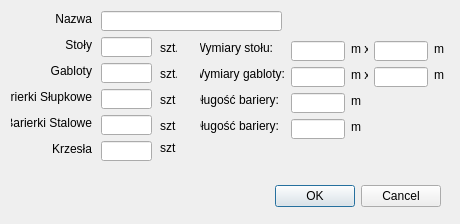
<?xml version="1.0" encoding="UTF-8"?>
<ui version="4.0">
 <class>nowymagazyn</class>
 <widget class="QDialog" name="nowymagazyn">
  <property name="geometry">
   <rect>
    <x>0</x>
    <y>0</y>
    <width>460</width>
    <height>224</height>
   </rect>
  </property>
  <property name="windowTitle">
   <string>Dialog</string>
  </property>
  <widget class="QDialogButtonBox" name="buttonBox">
   <property name="geometry">
    <rect>
     <x>100</x>
     <y>180</y>
     <width>341</width>
     <height>32</height>
    </rect>
   </property>
   <property name="orientation">
    <enum>Qt::Horizontal</enum>
   </property>
   <property name="standardButtons">
    <set>QDialogButtonBox::Cancel|QDialogButtonBox::Ok</set>
   </property>
  </widget>
  <widget class="QLineEdit" name="SzStolu">
   <property name="geometry">
    <rect>
     <x>291</x>
     <y>41</y>
     <width>54</width>
     <height>20</height>
    </rect>
   </property>
  </widget>
  <widget class="QLineEdit" name="DlStolu">
   <property name="geometry">
    <rect>
     <x>374</x>
     <y>41</y>
     <width>54</width>
     <height>20</height>
    </rect>
   </property>
  </widget>
  <widget class="QLineEdit" name="DlGabloty">
   <property name="geometry">
    <rect>
     <x>374</x>
     <y>67</y>
     <width>54</width>
     <height>20</height>
    </rect>
   </property>
  </widget>
  <widget class="QLineEdit" name="SzGabloty">
   <property name="geometry">
    <rect>
     <x>291</x>
     <y>67</y>
     <width>54</width>
     <height>20</height>
    </rect>
   </property>
  </widget>
  <widget class="QLineEdit" name="DlBarierySlupkowej">
   <property name="geometry">
    <rect>
     <x>291</x>
     <y>93</y>
     <width>54</width>
     <height>20</height>
    </rect>
   </property>
  </widget>
  <widget class="QLineEdit" name="DlBarieryStalowej">
   <property name="geometry">
    <rect>
     <x>291</x>
     <y>119</y>
     <width>54</width>
     <height>20</height>
    </rect>
   </property>
  </widget>
  <widget class="QLabel" name="label">
   <property name="geometry">
    <rect>
     <x>351</x>
     <y>119</y>
     <width>16</width>
     <height>16</height>
    </rect>
   </property>
   <property name="text">
    <string>m</string>
   </property>
  </widget>
  <widget class="QLabel" name="label_8">
   <property name="geometry">
    <rect>
     <x>351</x>
     <y>93</y>
     <width>16</width>
     <height>16</height>
    </rect>
   </property>
   <property name="text">
    <string>m</string>
   </property>
  </widget>
  <widget class="QLabel" name="label_9">
   <property name="geometry">
    <rect>
     <x>351</x>
     <y>67</y>
     <width>17</width>
     <height>16</height>
    </rect>
   </property>
   <property name="text">
    <string>m x</string>
   </property>
  </widget>
  <widget class="QLabel" name="label_10">
   <property name="geometry">
    <rect>
     <x>351</x>
     <y>41</y>
     <width>17</width>
     <height>16</height>
    </rect>
   </property>
   <property name="text">
    <string>m x</string>
   </property>
  </widget>
  <widget class="QLabel" name="label_11">
   <property name="geometry">
    <rect>
     <x>434</x>
     <y>41</y>
     <width>16</width>
     <height>16</height>
    </rect>
   </property>
   <property name="text">
    <string>m</string>
   </property>
  </widget>
  <widget class="QLabel" name="label_12">
   <property name="geometry">
    <rect>
     <x>434</x>
     <y>67</y>
     <width>16</width>
     <height>16</height>
    </rect>
   </property>
   <property name="text">
    <string>m</string>
   </property>
  </widget>
  <widget class="QLabel" name="label_13">
   <property name="geometry">
    <rect>
     <x>160</x>
     <y>92</y>
     <width>16</width>
     <height>16</height>
    </rect>
   </property>
   <property name="text">
    <string>szt.</string>
   </property>
  </widget>
  <widget class="QLabel" name="label_14">
   <property name="geometry">
    <rect>
     <x>160</x>
     <y>118</y>
     <width>16</width>
     <height>16</height>
    </rect>
   </property>
   <property name="text">
    <string>szt.</string>
   </property>
  </widget>
  <widget class="QLabel" name="label_15">
   <property name="geometry">
    <rect>
     <x>160</x>
     <y>66</y>
     <width>17</width>
     <height>16</height>
    </rect>
   </property>
   <property name="text">
    <string>szt.</string>
   </property>
  </widget>
  <widget class="QLabel" name="label_16">
   <property name="geometry">
    <rect>
     <x>160</x>
     <y>40</y>
     <width>17</width>
     <height>16</height>
    </rect>
   </property>
   <property name="text">
    <string>szt.</string>
   </property>
  </widget>
  <widget class="QLabel" name="label_17">
   <property name="geometry">
    <rect>
     <x>160</x>
     <y>140</y>
     <width>16</width>
     <height>16</height>
    </rect>
   </property>
   <property name="text">
    <string>szt.</string>
   </property>
  </widget>
  <widget class="QLabel" name="label_18">
   <property name="geometry">
    <rect>
     <x>200</x>
     <y>40</y>
     <width>73</width>
     <height>16</height>
    </rect>
   </property>
   <property name="text">
    <string>Wymiary stołu:</string>
   </property>
   <property name="alignment">
    <set>Qt::AlignRight|Qt::AlignTrailing|Qt::AlignVCenter</set>
   </property>
  </widget>
  <widget class="QLabel" name="label_19">
   <property name="geometry">
    <rect>
     <x>200</x>
     <y>66</y>
     <width>85</width>
     <height>16</height>
    </rect>
   </property>
   <property name="text">
    <string>Wymiary gabloty:</string>
   </property>
   <property name="alignment">
    <set>Qt::AlignRight|Qt::AlignTrailing|Qt::AlignVCenter</set>
   </property>
  </widget>
  <widget class="QLabel" name="label_20">
   <property name="geometry">
    <rect>
     <x>200</x>
     <y>92</y>
     <width>79</width>
     <height>16</height>
    </rect>
   </property>
   <property name="text">
    <string>Długość bariery:</string>
   </property>
   <property name="alignment">
    <set>Qt::AlignRight|Qt::AlignTrailing|Qt::AlignVCenter</set>
   </property>
  </widget>
  <widget class="QLabel" name="label_21">
   <property name="geometry">
    <rect>
     <x>200</x>
     <y>118</y>
     <width>79</width>
     <height>16</height>
    </rect>
   </property>
   <property name="text">
    <string>Długość bariery:</string>
   </property>
   <property name="alignment">
    <set>Qt::AlignRight|Qt::AlignTrailing|Qt::AlignVCenter</set>
   </property>
  </widget>
  <widget class="QLabel" name="label_2">
   <property name="geometry">
    <rect>
     <x>11</x>
     <y>11</y>
     <width>81</width>
     <height>16</height>
    </rect>
   </property>
   <property name="text">
    <string>Nazwa</string>
   </property>
   <property name="alignment">
    <set>Qt::AlignRight|Qt::AlignTrailing|Qt::AlignVCenter</set>
   </property>
  </widget>
  <widget class="QLineEdit" name="nazwa">
   <property name="geometry">
    <rect>
     <x>101</x>
     <y>11</y>
     <width>181</width>
     <height>20</height>
    </rect>
   </property>
  </widget>
  <widget class="QLabel" name="label_3">
   <property name="geometry">
    <rect>
     <x>11</x>
     <y>37</y>
     <width>81</width>
     <height>16</height>
    </rect>
   </property>
   <property name="text">
    <string>Stoły</string>
   </property>
   <property name="alignment">
    <set>Qt::AlignRight|Qt::AlignTrailing|Qt::AlignVCenter</set>
   </property>
  </widget>
  <widget class="QLabel" name="label_4">
   <property name="geometry">
    <rect>
     <x>11</x>
     <y>63</y>
     <width>81</width>
     <height>16</height>
    </rect>
   </property>
   <property name="text">
    <string>Gabloty</string>
   </property>
   <property name="alignment">
    <set>Qt::AlignRight|Qt::AlignTrailing|Qt::AlignVCenter</set>
   </property>
  </widget>
  <widget class="QLabel" name="label_6">
   <property name="geometry">
    <rect>
     <x>11</x>
     <y>115</y>
     <width>81</width>
     <height>16</height>
    </rect>
   </property>
   <property name="text">
    <string>Barierki Stalowe</string>
   </property>
   <property name="alignment">
    <set>Qt::AlignRight|Qt::AlignTrailing|Qt::AlignVCenter</set>
   </property>
  </widget>
  <widget class="QLabel" name="label_7">
   <property name="geometry">
    <rect>
     <x>11</x>
     <y>141</y>
     <width>81</width>
     <height>16</height>
    </rect>
   </property>
   <property name="text">
    <string>Krzesła</string>
   </property>
   <property name="alignment">
    <set>Qt::AlignRight|Qt::AlignTrailing|Qt::AlignVCenter</set>
   </property>
  </widget>
  <widget class="QLineEdit" name="BarierkiSlupkowe">
   <property name="geometry">
    <rect>
     <x>101</x>
     <y>89</y>
     <width>51</width>
     <height>20</height>
    </rect>
   </property>
  </widget>
  <widget class="QLabel" name="label_5">
   <property name="geometry">
    <rect>
     <x>11</x>
     <y>89</y>
     <width>81</width>
     <height>16</height>
    </rect>
   </property>
   <property name="text">
    <string>Barierki Słupkowe</string>
   </property>
   <property name="alignment">
    <set>Qt::AlignRight|Qt::AlignTrailing|Qt::AlignVCenter</set>
   </property>
  </widget>
  <widget class="QLineEdit" name="Stoly">
   <property name="geometry">
    <rect>
     <x>101</x>
     <y>37</y>
     <width>51</width>
     <height>20</height>
    </rect>
   </property>
  </widget>
  <widget class="QLineEdit" name="Gabloty">
   <property name="geometry">
    <rect>
     <x>101</x>
     <y>63</y>
     <width>51</width>
     <height>20</height>
    </rect>
   </property>
  </widget>
  <widget class="QLineEdit" name="Krzesla">
   <property name="geometry">
    <rect>
     <x>101</x>
     <y>141</y>
     <width>51</width>
     <height>20</height>
    </rect>
   </property>
  </widget>
  <widget class="QLineEdit" name="BarierkiStalowe">
   <property name="geometry">
    <rect>
     <x>101</x>
     <y>115</y>
     <width>51</width>
     <height>20</height>
    </rect>
   </property>
  </widget>
 </widget>
 <resources/>
 <connections>
  <connection>
   <sender>buttonBox</sender>
   <signal>accepted()</signal>
   <receiver>nowymagazyn</receiver>
   <slot>accept()</slot>
   <hints>
    <hint type="sourcelabel">
     <x>248</x>
     <y>254</y>
    </hint>
    <hint type="destinationlabel">
     <x>157</x>
     <y>274</y>
    </hint>
   </hints>
  </connection>
  <connection>
   <sender>buttonBox</sender>
   <signal>rejected()</signal>
   <receiver>nowymagazyn</receiver>
   <slot>reject()</slot>
   <hints>
    <hint type="sourcelabel">
     <x>316</x>
     <y>260</y>
    </hint>
    <hint type="destinationlabel">
     <x>286</x>
     <y>274</y>
    </hint>
   </hints>
  </connection>
 </connections>
</ui>
